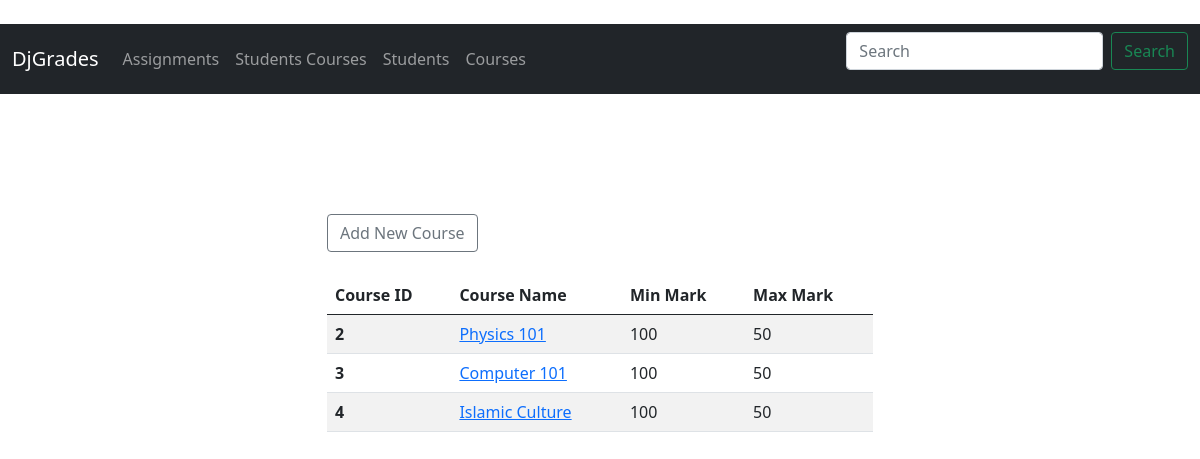
/all_courses, run on an earlier commit of the app's database.
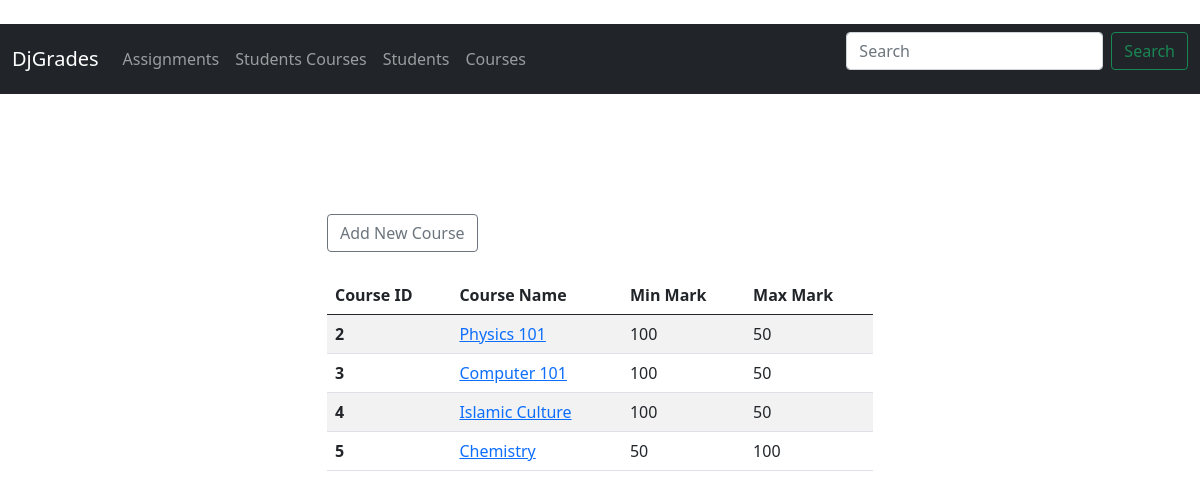
And on a later commit of the database.
### grades/models.py (models this page shows)
class Course(models.Model):
	name = models.CharField('Course Name', max_length=100)
	min_mark = models.IntegerField()
	max_mark = models.IntegerField()
	def __str__(self):
		return self.name

### grades/views.py (the view)
# urls.py: path('all_courses', views.all_courses, name='all_courses'),
def all_courses(request):
	courses_list = Course.objects.all()
	return render(request, 'courses/all_courses.html', {'courses_list': courses_list})

### grades/templates/courses/all_courses.html
{% extends 'base.html' %}
{% block content %}
	<br><br><br><br>
		<div class="row justify-content-center">
    		<div class="w-50">
    			<a class="btn btn-outline-secondary" href="{% url 'add_course' %}">Add New Course</a>
    			<br><br>
				<table class="table table-striped">
				  <thead>
				    <tr>
				      <th scope="col">Course ID</th>
				      <th scope="col">Course Name</th>
				      <th scope="col">Min Mark</th>
				      <th scope="col">Max Mark</th>
				    </tr>
				  </thead>
				  <tbody>
				  	{% for course in courses_list %}
				    <tr>
				      <th scope="row">{{ course.id }}</th>
				      <td>
				      	<a href="{% url 'course_details' course.id %}">{{ course }}</a>
				      </td>
				      <td>{{ course.min_mark }}</td>
				      <td>{{ course.max_mark }}</td>
				    </tr>
				    {% endfor %}
				  </tbody>
				</table>
			</div>
		</div>
{% endblock %}

What changed in the data, as far as the page shows it:
added Course: id "5", name "Chemistry", min_mark "50", max_mark "100"
